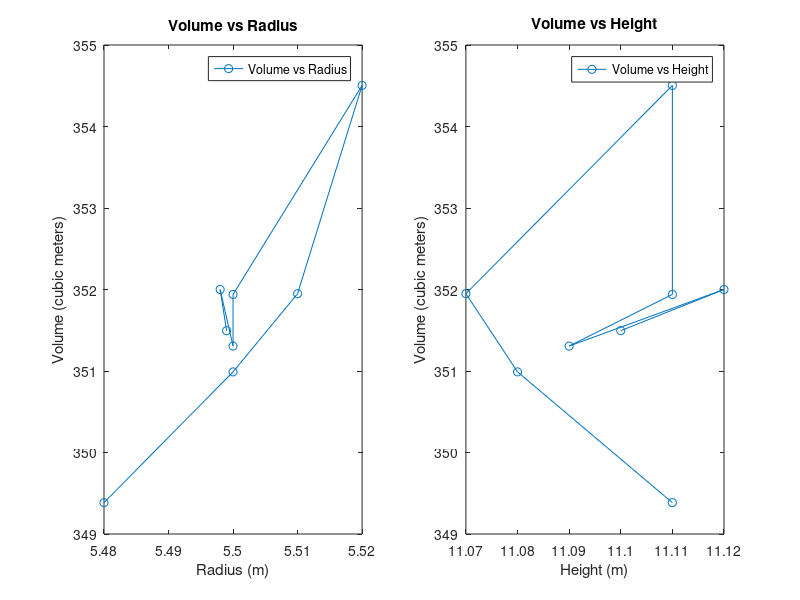

This figure's MATLAB source:
%% Question 1
%1 No error
%2 No closing bracket and incomplete terms 
%3 "]" missing and incompatible dimensions
%4 None 
%5 Element no present or exceeding array bound 
%6 Incompatible sizes 
%7 None 
%8 None 
%9 No element-wise addition present in Matlab
%10 None 
%11 Incompatible dimensions 
%12 None
%13 None

%% Question 2

divby6 = @(n) mod(n,6) == 0;
input = randi([2,45])
result = divby6(input)

fprintf("Is %d divisible by 6: %d",input,result)

%% Question 3

r = [5.499 5.498 5.5 5.5 5.52 5.51 5.5 5.48]
h = [11.1 11.12 11.09 11.11 11.11 11.07 11.08 11.11]

% applying logical indexing
logicalindex = (r > 0) & (h > 0)

% filtering radius and height > 0
filteredR = r(logicalindex)
filteredH = h(logicalindex)

% finding volume 
Volume = (1/3) * pi * filteredR.^2 .*filteredH
avgVolume = mean(Volume)

number_of_trials = length(Volume)

fprintf('Number of valid trials: %d\n', number_of_trials)
fprintf('Average volume: %.2f cubic meters\n', avgVolume)

% Plot volume vs radius
subplot(1, 2, 1);
plot(filteredR, Volume, 'o-', 'DisplayName', 'Volume vs Radius');
xlabel('Radius (m)');
ylabel('Volume (cubic meters)');
title('Volume vs Radius');
legend;

% Plot volume vs height
subplot(1, 2, 2);
plot(filteredH, Volume, 'o-', 'DisplayName', 'Volume vs Height');
xlabel('Height (m)');
ylabel('Volume (cubic meters)');
title('Volume vs Height');
legend;




